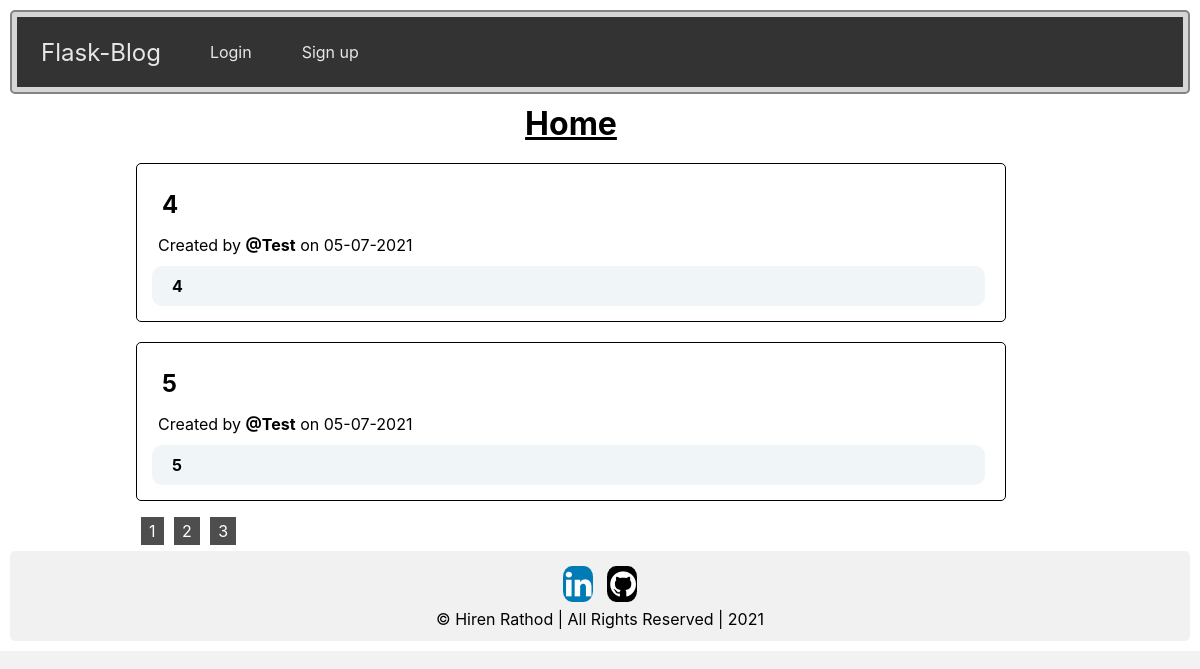
The page /home?page=2 on the database its author committed.
### website/models.py (models this page shows)
class Post(db.Model):
    id = db.Column(db.Integer, primary_key=True)
    title = db.Column(db.String(100), nullable= False)
    content = db.Column(db.String(5000), nullable= False)
    created = db.Column(db.DateTime, default=datetime.now(), nullable=False)
    user_id = db.Column(db.Integer, db.ForeignKey('user.id'), nullable= False)

class User(db.Model,UserMixin) :
    id = db.Column(db.Integer, primary_key= True)
    name = db.Column(db.String(150), nullable= False)
    email = db.Column(db.String(150), unique= True, nullable= False)
    password = db.Column(db.String(150), nullable= False)
    posts = db.relationship('Post', backref= 'author')

### website/views.py (the view)
@views.route('/')
@views.route('/home')
def home():
    page = request.args.get('page', 1,type=int)
    posts = Post.query.order_by(Post.created.desc()).paginate(page=page, per_page=2)
    return render_template('home.html',posts = posts,user=current_user)

### website/templates/home.html (shortened to what this page needs)
{% extends "base.html" %}
{% block header %}
<h1 style="text-align: center; width:75%; margin-left: 10%;">
  {% block title %}Home{% endblock %}
</h1>
{% endblock %}
{% block content %}
{% for post in posts.items %}
<div class="row">
  <div class="leftcolumn">
    <div class="card">
      <a href="{{ url_for('views.post', id=post.id) }}"><h2>{{ post.title.capitalize() }}</h2></a>
      <p>Created by <strong>@{{ post.author.name.capitalize() }}</strong> on {{ post.created.strftime('%d-%m-%Y') }}</p>
      <h4 class="content">
        {{ post.content }}
      </h4>
    </div>
  </div>
</div>
{% endfor %}
<div class="page">
  {% for page_num in posts.iter_pages(left_edge=1, right_edge=1, left_current=1, right_current=2) %}
  {% if page_num %}
    {% if posts.page == page_num %}
      <a class="page-button" href="{{ url_for('views.home', page=page_num) }}">{{ page_num }}</a>
    {% else %}
      <a class="page-button" href="{{ url_for('views.home', page=page_num) }}">{{ page_num }}</a>
    {% endif %}
  {% else %}
    ...
  {% endif %}
{% endfor %}
</div>
<div class="footer">
  <a href="https://in.linkedin.com/in/hiren-rathod-1b20991b6" class="fa fa-linkedin" target="blank"></a>
  <a href="https://github.com/hiren054" class="fa fa-github" target="blank"></a>
  <p>&copy Hiren Rathod | All Rights Reserved | 2021</p>
</div>
{% endblock %}

### website/static/style.css (style rules this page uses)
* { box-sizing: border-box; padding: 0; margin: 0; }
body { font-family: -apple-system, BlinkMacSystemFont, 'Segoe UI', Roboto, Oxygen, Ubuntu, Cantarell, 'Open Sans', 'Helvetica Neue', sans-serif; background-color: #ffffff; padding: 10px; }
html { height: auto; background-color: #f2f2f2 ; }
a { text-decoration: none; color: #000000; transition: background-color .5s; }
.footer { background-color: #f1f1f1; padding: 10px; text-align: center; }
.page { align-items: center; width: fit-content; margin-left: 10%; background-color: #ffffff; }
.page-button { background-color: #4e4e4e; border: none; color: #ffffff; padding: 4px 8px; margin: 3px; text-decoration: none; font-size: 16px; }
div { border-radius: 5px; padding: 10px; }
.fa { padding: 3px; font-size: 30px; width: 30px; text-align: center; text-decoration: none; bottom: 0; margin: 5px 5px; border-radius: 30%; }
.fa-github { background: black; color: white; }
.fa-linkedin { background: #007bb5; color: white; }
p { padding: 1px; margin: 1px; }
.leftcolumn { float: left; width: 75%; margin-left: 10%; border: 1px solid rgb(0, 0, 0); padding: 5px; padding-top: 1px; padding-left: 5px; padding-bottom: 5px; }
.card { background-color: white; padding: 5px; margin-top: 5px; margin-right: 10px; }
.card h2 { padding: 10px; margin: 5px; width: fit-content; transition: .5S; }
.card p { margin-bottom: 10px; margin-left: 10px; }
.card h4 { background-color: #f0f5f7; padding-left: 20px; padding-bottom: 10px; padding-top: 10px; width: auto; border-radius: 10px; margin-bottom: 5px; margin-left: 5px; margin-top: 5px ; display: block; }
.row:after { content: ""; display: table; clear: both; }
.content { color: #000000; text-transform: initial; }

### rows shown on the page
Post: title "4", author.name "Test", created "05-07-2021", content "4"
Post: title "5", author.name "Test", created "05-07-2021", content "5"

### other values the page prints
{{ page_num }} "1" "3"
{{ page_num }} "2"
